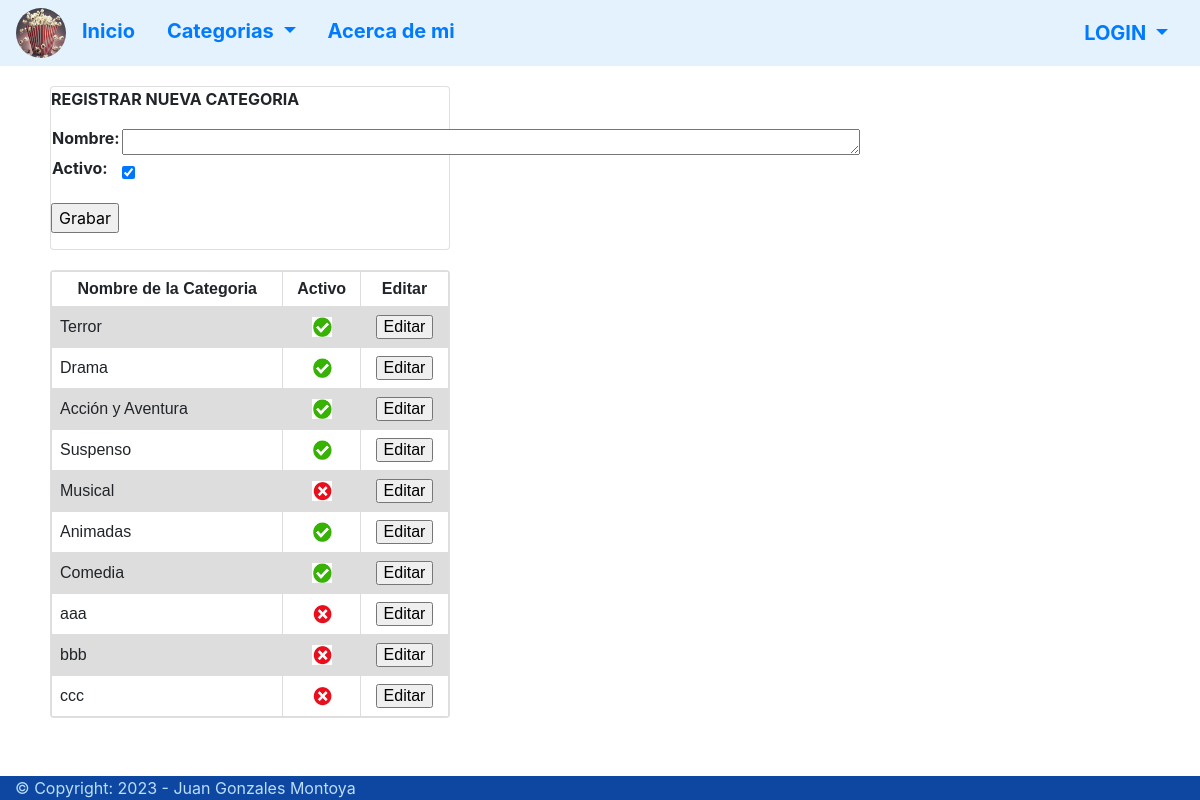
The page /Movies/createCategory/ on the database as committed earlier.
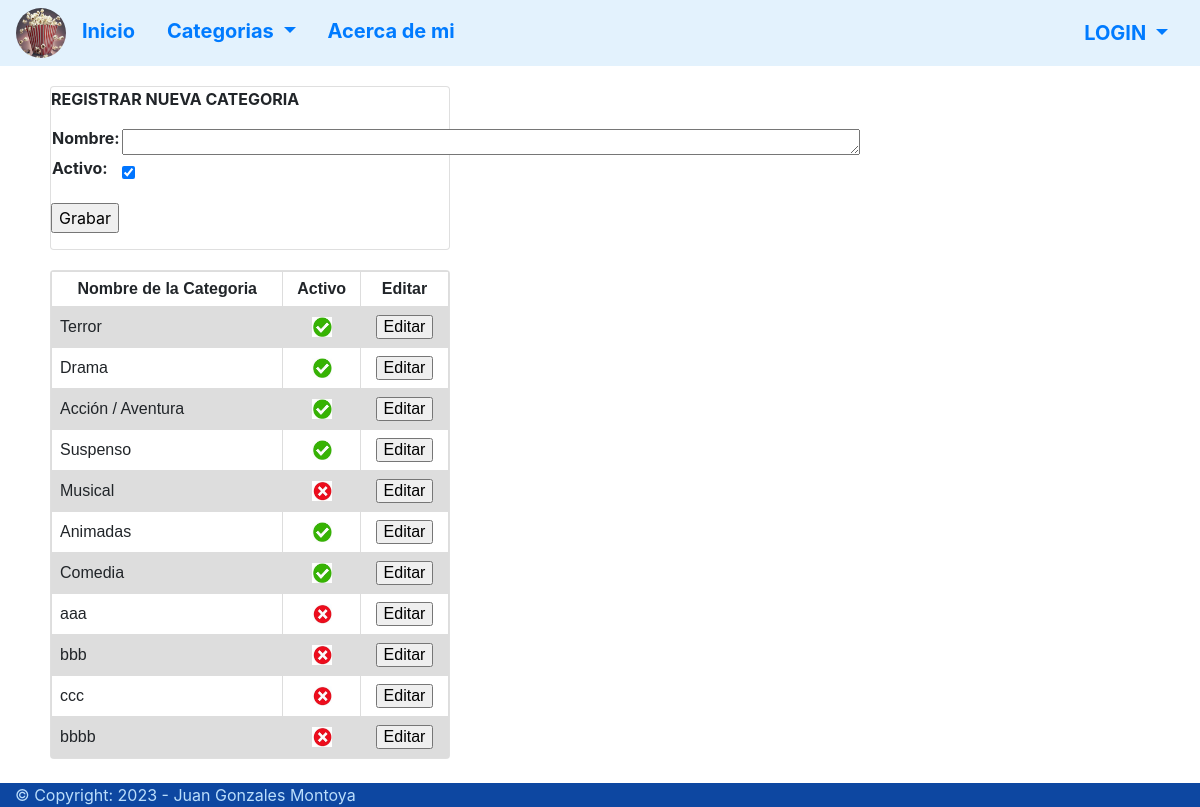
The same page on the database as committed later.
### Movies/models.py (models this page shows, shortened)
class category(models.Model):
    name   = models.CharField(max_length=100, verbose_name="Nombre")
    active = models.BooleanField( default=True, verbose_name="Activo")

### Movies/views.py (the view, shortened to what this page needs)
# urls.py: path("createCategory/",createCategory),
def createCategory(request):
    categories_active = category.objects.filter(active = True)
    categories_all = category.objects.all()
    if request.method == 'GET':
        context = {
                    'categories':categories_active,
                    'categories_all':categories_all,
                    'form':CategoryForm()
        }
        return render(request,'Movies/create_category.html',context=context)

### Movies/forms.py
class CategoryForm(forms.ModelForm ):
    class Meta:
        model = category
        fields = '__all__'
        widgets = {
            'name': forms.Textarea(attrs={"rows":1,"cols":70}),
        }

### Templates/Movies/create_category.html (shortened to what this page needs)
{% extends 'menu.html'%}
{% block content %}
    <div class="card" style="margin-right: 700px;">
        <p><b>REGISTRAR NUEVA CATEGORIA</b></p>
        {% if form %}
            <form action="/Movies/createCategory/" method="POST">
                <table>
                    {{form.as_table}}
                </table>
                <input type="submit" value="Grabar">
            </form>
        {% endif %}
    </div>
    <div class="card" style=" margin-top: 20px; margin-right: 700px;">
        <table class="tabla">
            <tr class="fila" >
                <th class="celda1">Nombre de la Categoria</th>
                <th class="celda1">Activo</th>
                <th class="celda1">Editar</th>
            </tr>
            {% if categories_all %}
            {% for category in categories_all%}
            <tr class="fila">
                <form action="/Movies/updateCategory/{{category.id}}/" method="get">
                <td class="celda2">{{category.name}}</td>
                {% if category.active%}
                    <td class="celda1"><img src="/Media/active.jpg" style="width: 20px; height: 20px;"></td>
                {% else %}
                    <td class="celda1"><img src="/Media/inactive.jpg" style="width: 20px; height: 20px;"></td>
                {% endif %}
                <td class="celda1"><input type="submit" value="Editar"></td>
                </form>
            </tr>
            {% endfor %}
            {% endif %}
        </table>
    </div><br/><br/>
{% endblock %}

Rows that differ between the two databases and show on the page:
changed category: name "Acción y Aventura" → "Acción / Aventura"
added category: name "bbbb", active False (drawn)
